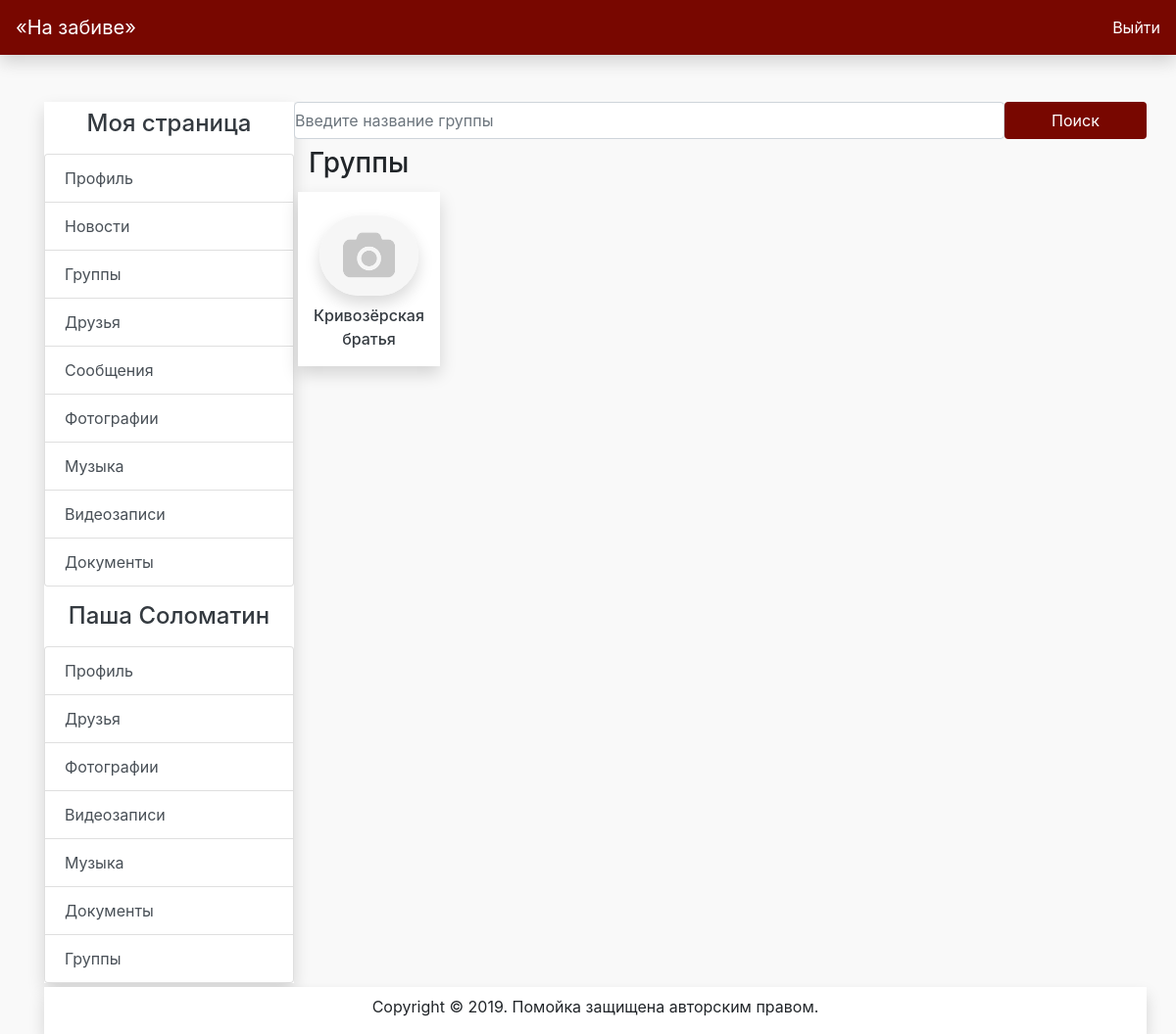
Screenshot of /groups/1 with the database file from the repository.
### database.py (models this page shows)
class User(db.Model):
    id = db.Column(db.Integer, primary_key=True)
    username = db.Column(db.String(80), unique=True, nullable=False)
    password = db.Column(db.String(80), nullable=False)
    name = db.Column(db.String(80), nullable=False)
    surname = db.Column(db.String(80), nullable=False)
    avatar = db.Column(db.Integer, nullable=False, default=1)
    time = db.Column(db.DateTime, nullable=False, default=datetime.now())

class Resource(db.Model):
    id = db.Column(db.Integer, primary_key=True)
    category = db.Column(db.String(20), unique=False, nullable=False)
    path = db.Column(db.String(120), unique=True, nullable=True)
    name = db.Column(db.String(120), nullable=False)
    author = db.Column(db.Integer, nullable=False)

class Group(db.Model):
    id = db.Column(db.Integer, primary_key=True)
    name = db.Column(db.String(80), nullable=False)
    avatar = db.Column(db.Integer, nullable=False, default=1)

### main.py (the view)
@app.route("/groups/<user_id>", methods=['GET', 'POST'])
def groups_user(user_id):
    user = UserModel().get(user_id)
    form_add_group = AddGroupForm()
    if request.method == "POST":
        search_words = get_form_data("search")
        searched_groups = GroupModel().search(name=search_words[0])
        user_groups, other_groups = [], []
        for group in searched_groups:
            if GroupMemberModel().get_by(user=user_id,
                                         group=group.id):
                user_groups += [group]
            else:
                other_groups += [group]
        group_avatars = [ResourceModel().get(group.avatar)
                         for group in user_groups]
        other_avatars = [ResourceModel().get(group.avatar)
                         for group in other_groups]
        search = True
    else:
        groups_id = [member.group for member in
                     GroupModel().get_for(user_id)]
        user_groups = [GroupModel().get(group) for group in groups_id]
        other_groups = []
        real_avatars = [ResourceModel().get(group.avatar)
                        for group in user_groups]
        other_avatars = []
        search = False
    if form_add_group.validate_on_submit():
        name = form_add_group.name.data
        GroupModel().create(session["user_id"], name=name)
    groups_id = GroupModel().get_for(user_id)
    groups_list = [GroupModel().get(group.group) for group in groups_id]
    avatars = [ResourceModel().get(group.avatar) for group in groups_list]
    render_data = {
        "title": "Группы",
        "search": search,
        "groups": groups_list,
        "groups_number": len(groups_list),
        "group_avatars": avatars,
        "other_number": len(other_groups),
        "other_groups": other_groups,
        "other_avatars": other_avatars,
        "form_add_group": form_add_group,
        "user": user,
        "page_groups": True,
        "page_profile": True,
    }
    return render_template("groups.html", **render_data)

### main.py
class AddGroupForm(FlaskForm):
    name = StringField('Название: ', validators=[DataRequired()])
    submit = SubmitField('Создать')

### database.py (called while the page is built)
    def get(self, id):
        user = User.query.filter(User.id == id).first()
        if not user:
            return
        return user

    def get(self, id):
        group = Group.query.filter(Group.id == id).first()
        if not group:
            return
        return group

    def get_for(self, user):
        groups = GroupMember.query.filter(GroupMember.user == user).all()
        return groups

    def get(self, id):
        resource = Resource.query.filter(Resource.id == id).first()
        if not resource:
            return
        return resource

### templates/groups.html (shortened to what this page needs)
{% extends "main.html" %}
{% block content %}
<form name="search" method="post">
    <div class="row">
        <div class="col-10 p-0">
            <input type="text" class="form-control col-12 p-0" id="email"
                   placeholder="Введите название группы"
                   name="search">
        </div>
        <div class="col-2 p-0">
            <button type="submit"
                    class="btn text-white bg-dryandex mb-2 col-12">Поиск
            </button>
        </div>
    </div>
</form>
{% if not search %}
<h3>Группы</h3>
<div class="row">
    {% for i in range(groups_number) %}
    <div class="shadow bg-white col-2 p-0 m-1 text-center">
        <div class="m-3">
            <img src="/{{group_avatars[i].path}}" alt="1"
                 class="avatar_middle mt-2 mb-2 shadow"/>
            <a href="/group/{{groups[i].id}}" class="h6 text-dark">{{groups[i].name}}</a>
        </div>
    </div>
    {% endfor %}
</div>
{% endif %}
{% endblock %}

### templates/main.html (shortened to what this page needs)
<!doctype html>
<html lang="en">
<head>
    <link rel="stylesheet" href="https://stackpath.bootstrapcdn.com/bootstrap/4.3.1/css/bootstrap.min.css"
>
    <link rel="stylesheet" href="/static/css/main.css">
</head>
<body>
<nav class="navbar navbar-expand-md navbar-dark bg-dryandex shadow">
    <a class="navbar-brand" href="/">&laquo;На забиве&raquo;</a>
    <div class="collapse navbar-collapse" id="navbarCollapse">
        <form class="form-inline mt-2 mt-md-0">
            <a class="text-white" href="/logout">Выйти</a>
        </form>
    </div>
</nav>
<div class="container mt-5">
    <div class="row">
        <div class="col-3">
            <div class="shadow bg-white shadow" id="left_content">
                <div class="h4 text-dark text-center pt-2 mb-3">Моя страница</div>
                <div class="list-group" id="list-tab" role="tablist">
                    <a class="list-group-item list-group-item-action"
                       href="/profile">Профиль</a>
                    <a class="list-group-item list-group-item-action"
                       href="/news">Новости</a>
                    <a class="list-group-item list-group-item-action"
                       href="/groups">Группы</a>
                    <a class="list-group-item list-group-item-action"
                       href="/friends">Друзья</a>
                    <a class="list-group-item list-group-item-action"
                       href="/dialogs">Сообщения</a>
                    <a class="list-group-item list-group-item-action"
                       href="/photo">Фотографии</a>
                    <a class="list-group-item list-group-item-action"
                       href="/audio">Музыка</a>
                    <a class="list-group-item list-group-item-action"
                       href="/videos">Видеозаписи</a>
                    <a class="list-group-item list-group-item-action"
                       href="/documents">Документы</a>
                </div>
                {% if page_profile and user.id != session["user_id"] %}
                    <div class="h4 text-dark text-center mt-3 mb-3">{{ user.name }} {{ user.surname }}</div>
                    <div class="list-group" id="list-tab" role="tablist">
                        <a class="list-group-item list-group-item-action"
                           href="/profile/{{ user.id }}">Профиль</a>
                        <a class="list-group-item list-group-item-action"
                           href="/friends/{{ user.id }}">Друзья</a>
                        <a class="list-group-item list-group-item-action"
                           href="/photo/{{ user.id }}">Фотографии</a>
                        <a class="list-group-item list-group-item-action"
                           href="/videos/{{ user.id }}">Видеозаписи</a>
                        <a class="list-group-item list-group-item-action"
                           href="/audio/{{ user.id }}">Музыка</a>
                        <a class="list-group-item list-group-item-action"
                           href="/documents/{{ user.id }}">Документы</a>
                        <a class="list-group-item list-group-item-action"
                           href="/groups/{{ user.id }}">Группы</a>
                    </div>
                {% endif %}
            </div>
        </div>
        <div class="col-9 pl-0" id="main_content">
            {% block content %}{% endblock %}
        </div>
    </div>
<div class="row pl-0 ml-0 ">
    <div class="bg-white col-12 shadow mt-1 shadow">
        <p class="text-center pt-2">Copyright &copy; 2019. Помойка защищена авторским правом.</p>
    </div>
</div>
</div>
</body>
</html>

### static/css/main.css (style rules this page uses)
.bg-dryandex { background: #780700 !important; }
.avatar_middle { width: 90%; border-radius: 100px; }
body { background: #f9f9f9; }

### rows the page displays
User: name "Паша", surname "Соломатин"
Resource: path (placeholder picture)
Group: name "Кривозёрская братья"
